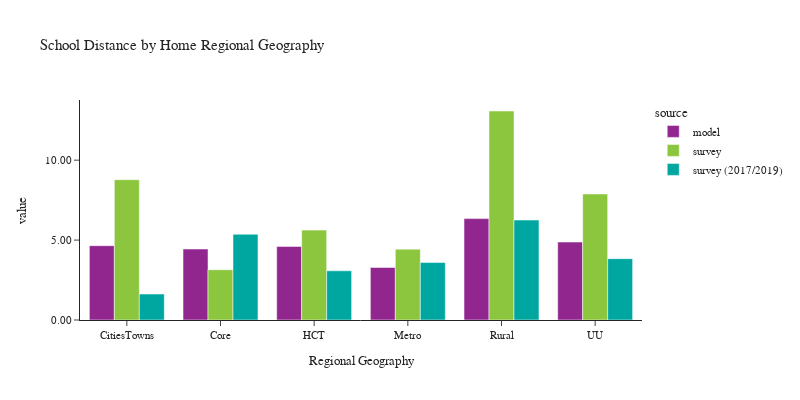

Notebook source saved alongside this figure:
### Code cell
plot_school_location(df_students, 'rg_proposed_home', 'Home Regional Geography', 'Regional Geography')

### Figure 1 — Plotly figure (JSON) as saved in the notebook; plotly's stock layout.template omitted (floating-point values rounded to 4 significant figures)
{"data": [{"alignmentgroup": "True", "customdata": [[96012], [224914], [222325], [261676], [119767], [48779]], "hovertemplate": "source=model<br>rg_proposed_home=%{x}<br>value=%{y}<br>sample count=%{customdata[0]}<extra></extra>", "legendgroup": "model", "marker": {"color": "#91268F", "pattern": {"shape": ""}}, "name": "model", "offsetgroup": "model", "orientation": "v", "showlegend": true, "textposition": "auto", "type": "bar", "x": ["CitiesTowns", "Core", "HCT", "Metro", "Rural", "UU"], "xaxis": "x", "y": [4.651, 4.441, 4.601, 3.287, 6.343, 4.876], "yaxis": "y"}, {"alignmentgroup": "True", "customdata": [[44], [97], [174], [518], [67], [19]], "hovertemplate": "source=survey<br>rg_proposed_home=%{x}<br>value=%{y}<br>sample count=%{customdata[0]}<extra></extra>", "legendgroup": "survey", "marker": {"color": "#8CC63E", "pattern": {"shape": ""}}, "name": "survey", "offsetgroup": "survey", "orientation": "v", "showlegend": true, "textposition": "auto", "type": "bar", "x": ["CitiesTowns", "Core", "HCT", "Metro", "Rural", "UU"], "xaxis": "x", "y": [8.779, 3.145, 5.623, 4.433, 13.08, 7.881], "yaxis": "y"}, {"alignmentgroup": "True", "customdata": [[23], [154], [37], [200], [29], [8]], "hovertemplate": "source=survey (2017/2019)<br>rg_proposed_home=%{x}<br>value=%{y}<br>sample count=%{customdata[0]}<extra></extra>", "legendgroup": "survey (2017/2019)", "marker": {"color": "#00A7A0", "pattern": {"shape": ""}}, "name": "survey (2017/2019)", "offsetgroup": "survey (2017/2019)", "orientation": "v", "showlegend": true, "textposition": "auto", "type": "bar", "x": ["CitiesTowns", "Core", "HCT", "Metro", "Rural", "UU"], "xaxis": "x", "y": [1.625, 5.365, 3.079, 3.596, 6.255, 3.838], "yaxis": "y"}], "layout": {"barmode": "group", "font": {"size": 11}, "height": 400, "legend": {"title": {"text": "source"}, "tracegroupgap": 0}, "title": {"text": "School Distance by Home Regional Geography"}, "width": 800, "xaxis": {"anchor": "y", "domain": [0.0, 1.0], "title": {"text": "Regional Geography"}}, "yaxis": {"anchor": "x", "domain": [0.0, 1.0], "tickformat": ".2f", "title": {"text": "value"}}}}
